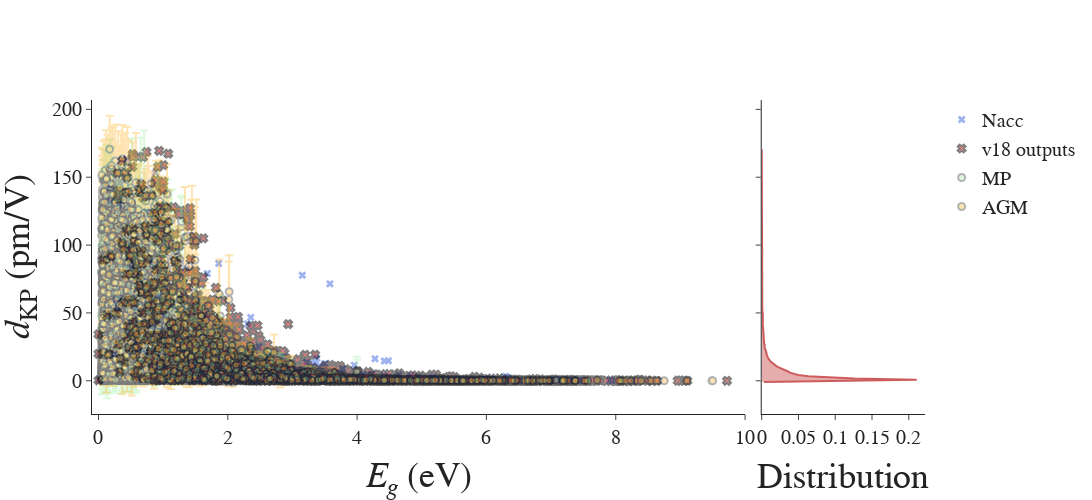

Notebook cell for this chart:
### Code cell
# dKP-Eg-KDE with log-lin inset

# ==============================================================================================================================
fig = make_subplots(rows=1, cols=2, shared_yaxes=True, horizontal_spacing=0.02, column_widths=[0.8,0.2])

# ROW 1 COL 1 =================================================================================================================
fig.add_trace(go.Scatter(x=df_outputs_filtout[df_outputs_filtout['origin']=='Naccarato']['src_bandgap'],
                         y=df_outputs_filtout[df_outputs_filtout['origin']=='Naccarato']['dKP'],
                         mode='markers',
                         marker = dict(color = 'royalblue',
                                       size=7,
                                       #df_outputs_filtout['n'],
                                    #    showscale=True,
                                    #    colorbar = dict(title = '<i>n<sub>s</sub></i>', 
                                    #                    title_font_size = 36,
                                    #                    orientation = 'v',
                                    #                 #    tickvals=[1,2,3,4,5,6],
                                    #                    x = 0.9,
                                    #                    y=0.6, 
                                    #                    len = 0.9),
                                    #    colorscale = 'plasma', 
                                       symbol='x',
                                       ),
                         showlegend=True,
                         name=f'Nacc',
                         text=df_outputs_filtout[df_outputs_filtout['origin']=='Naccarato'].index.tolist(),
                         opacity=0.5
                         ))

fig.add_trace(go.Scatter(x=df_outputs_filtout[df_outputs_filtout['origin']!='Naccarato']['src_bandgap'],
                         y=df_outputs_filtout[df_outputs_filtout['origin']!='Naccarato']['dKP'],
                         mode='markers',
                         marker = dict(symbol='x',
                                       size=7,
                                       color = 'red',
                                       showscale=False,
                                       line=dict(width=2, color="black")
                                       ),
                         showlegend=True,
                         name=f'v{cur_v-1} outputs',
                         text=[mpid for mpid in df_outputs_filtout[df_outputs_filtout['origin']!='Naccarato'].index.values],
                         opacity=0.5
                         ))

fig.add_trace(go.Scatter(x=df_std_mp['bandgap'],
                         y=df_pred_mp['dKP'],
                         error_y={'array': df_pred_mp['dKP_unc'].tolist(), 'visible': True},
                         mode='markers',
                         marker = dict(size=7,
                                       color = 'lightgreen',
                                       showscale=False,
                                       line=dict(width=2, color="black")
                                       ),
                         showlegend=True,
                         name=f'MP',
                         text=df_pred_mp.index.tolist(),
                         opacity=0.3
                         ))
fig.add_trace(go.Scatter(x=df_std_agm['bandgap'],
                         y=df_pred_agm['dKP'],
                         error_y={'array': df_pred_agm['dKP_unc'].tolist(), 'visible': True},
                         mode='markers',
                         marker = dict(size=7,
                                       color = 'orange',
                                       showscale=False,
                                       line=dict(width=2, color="black")
                                       ),
                         showlegend=True,
                         name=f'AGM',
                         text=df_pred_agm.index.tolist(),
                         opacity=0.3
                         ))


# AXES
fig.update_xaxes(title = '<i>E<sub>g</sub></i> (eV)',
                 title_font_size=36,
                 range = [-0.1, 10],
                 row=1, col=1)
fig.update_yaxes(title = '<i>d</i><sub>KP</sub> (pm/V)',
                 title_font_size=36)


fig.update_layout(font={'family':'Arial', 'size': 20},
                 )

# ROW 1 COL 2 =================================================================================================================
density = gaussian_kde(np.reshape(df_full_pred['dKP'].values, (1,len(df_full_pred))))
density.covariance_factor = lambda : .02 #Smoothing parameter
density._compute_covariance()

x_vals = np.linspace(min(df_full_pred['dKP'].values),
                     max(df_full_pred['dKP'].values),
                     200) # Specifying the limits of our data
kde_dist = density(x_vals)

fig.add_trace(go.Scatter(x=kde_dist, 
                         y=x_vals, 
                         mode='lines', 
                         marker_color='indianred',
                         fill='tozerox',
                         showlegend=False),
              row=1, col=2)

fig.update_xaxes(title = 'Distribution',
                 title_font_size=36,
                 row=1, col=2)
fig.update_yaxes(title = '', row=1, col=2)

# # INSET =======================================================================================================================
# inset = copy.deepcopy(fig.data[0])
# inset.xaxis = 'x3'
# inset.yaxis = 'y3'

# inset_candidates_v1 = copy.deepcopy(fig.data[1])
# inset_candidates_v1.xaxis = 'x3'
# inset_candidates_v1.yaxis = 'y3'
# inset

# fig.update_layout(
#     xaxis3=dict(domain      = [0.30, 0.75],
#                 anchor      = 'y3',
#                 range       = [-0.1, 8.4],
#                 linecolor   = 'black'
#                ),
#     yaxis3=dict(domain      = [0.60, 0.98],
#                 anchor      = 'x3',
#                 range       = [-3.5, 2.6],
#                 type        = 'log',
#                 tickvals    = [0.001, 0.01, 1, 100],
#                 linecolor   = 'black'
#     ))

# fig.add_trace(inset)
# fig.add_trace(inset_candidates_v1)

fig.update_xaxes(showspikes=True, spikecolor="gray", spikethickness=2, spikesnap="cursor", spikemode="across")
fig.update_yaxes(showspikes=True, spikecolor="gray", spikethickness=2, spikesnap="cursor", spikemode='across')
fig.update_layout(hoverdistance=5)

# THEME OF GRAPH
fig.update_layout(template='simple_white')

fig.update_layout(
    width=1200,
    # width=1000,
    height=500
)

fig.show()


# Write out HTML file 
# It is important to use this syntax with the above "html_str" to create the html file
# with open(f'{Path_fig_HTML}/dRMS-Eg_KDE_log-lin-inset.html', 'w') as f:
#     f.write(html_str)
name_fig = "dKP-Eg_KDE_full_pred"
if not Path(f'../figures/pdf/{name_fig}.pdf').exists():
    fig.write_image(f'../figures/pdf/{name_fig}.pdf')
    fig.write_image(f'../figures/svg/{name_fig}.svg')
    fig.write_image(f'../figures/png/{name_fig}.png', scale=10)
    fig.write_html(f'../figures/html/{name_fig}.html')
    os.system(f"gzip ../figures/html/{name_fig}.html")

### Figure 1 — Plotly figure (JSON) as saved in the notebook; plotly's stock layout.template omitted (floating-point values rounded to 4 significant figures; data arrays with more than 128 entries replaced by an {"elided": "..."} marker saying what was removed)
{"data": [{"marker": {"color": "royalblue", "size": 7, "symbol": "x"}, "mode": "markers", "name": "Nacc", "opacity": 0.5, "showlegend": true, "text": {"elided": "558 str values"}, "type": "scatter", "x": {"elided": "558 float values"}, "y": {"elided": "558 float values"}}, {"marker": {"color": "red", "line": {"color": "black", "width": 2}, "showscale": false, "size": 7, "symbol": "x"}, "mode": "markers", "name": "v18 outputs", "opacity": 0.5, "showlegend": true, "text": {"elided": "1960 str values"}, "type": "scatter", "x": {"elided": "1960 float values"}, "y": {"elided": "1960 float values"}}, {"error_y": {"array": {"elided": "9858 float values"}, "visible": true}, "marker": {"color": "lightgreen", "line": {"color": "black", "width": 2}, "showscale": false, "size": 7}, "mode": "markers", "name": "MP", "opacity": 0.3, "showlegend": true, "text": {"elided": "9858 str values"}, "type": "scatter", "x": {"elided": "9858 float values"}, "y": {"elided": "9858 float values"}}, {"error_y": {"array": {"elided": "21266 float values"}, "visible": true}, "marker": {"color": "orange", "line": {"color": "black", "width": 2}, "showscale": false, "size": 7}, "mode": "markers", "name": "AGM", "opacity": 0.3, "showlegend": true, "text": {"elided": "21266 str values"}, "type": "scatter", "x": {"elided": "21266 float values"}, "y": {"elided": "21266 float values"}}, {"fill": "tozerox", "marker": {"color": "indianred"}, "mode": "lines", "showlegend": false, "type": "scatter", "x": {"elided": "200 float values"}, "xaxis": "x2", "y": {"elided": "200 float values"}, "yaxis": "y2"}], "layout": {"font": {"family": "Arial", "size": 20}, "height": 500, "hoverdistance": 5, "width": 1200, "xaxis": {"anchor": "y", "domain": [0, 0.784], "range": [-0.1, 10], "showspikes": true, "spikecolor": "gray", "spikemode": "across", "spikesnap": "cursor", "spikethickness": 2, "title": {"font": {"size": 36}, "text": "<i>E<sub>g</sub></i> (eV)"}}, "xaxis2": {"anchor": "y2", "domain": [0.804, 1], "showspikes": true, "spikecolor": "gray", "spikemode": "across", "spikesnap": "cursor", "spikethickness": 2, "title": {"font": {"size": 36}, "text": "Distribution"}}, "yaxis": {"anchor": "x", "domain": [0, 1], "showspikes": true, "spikecolor": "gray", "spikemode": "across", "spikesnap": "cursor", "spikethickness": 2, "title": {"font": {"size": 36}, "text": "<i>d</i><sub>KP</sub> (pm/V)"}}, "yaxis2": {"anchor": "x2", "domain": [0, 1], "matches": "y", "showspikes": true, "showticklabels": false, "spikecolor": "gray", "spikemode": "across", "spikesnap": "cursor", "spikethickness": 2, "title": {"text": ""}}}}
